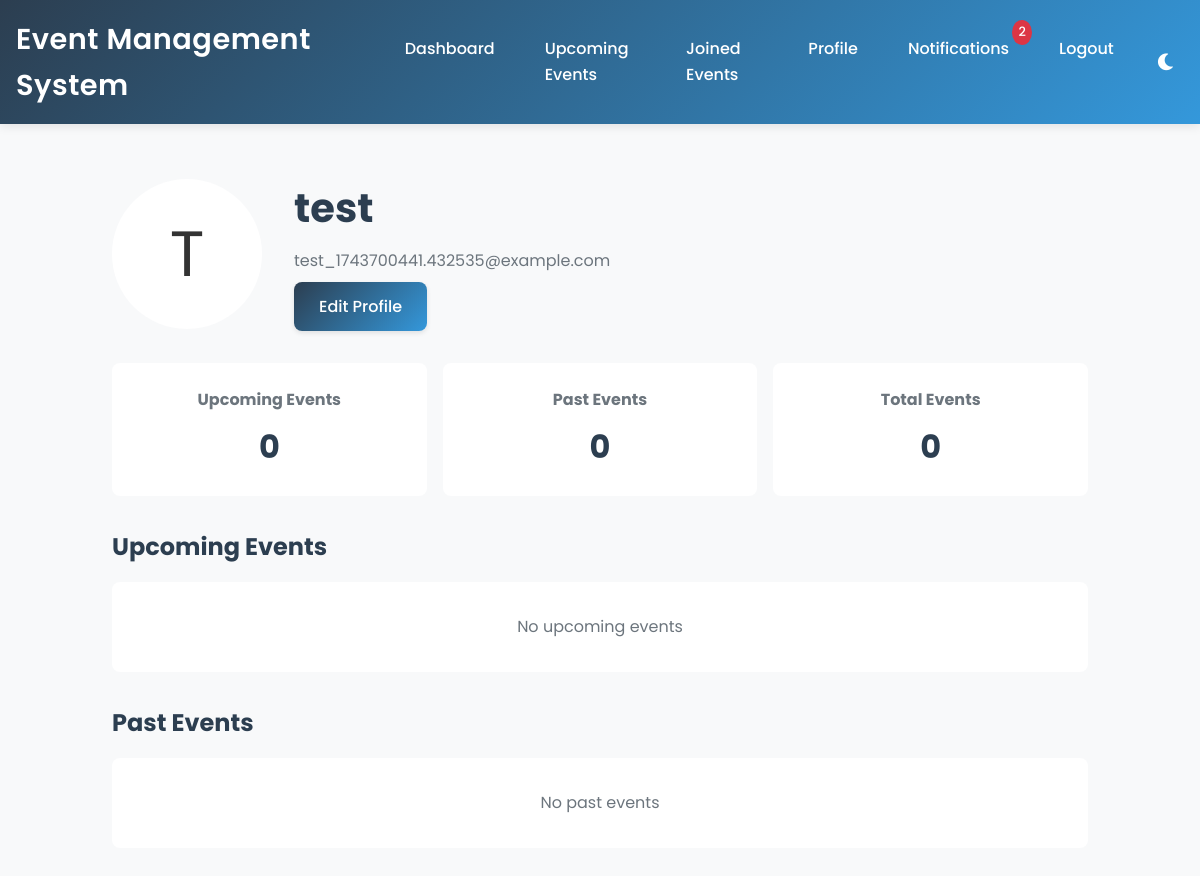
The app's page /profile (signed in) with its own data.
### app.py (models this page shows, shortened)
class User(UserMixin, db.Model):
    id = db.Column(db.Integer, primary_key=True)
    username = db.Column(db.String(80), unique=True, nullable=False)
    email = db.Column(db.String(120), unique=True, nullable=False)
    password_hash = db.Column(db.String(128))
    profile_picture = db.Column(db.String(255))
    bio = db.Column(db.Text)
    notifications = db.relationship('Notification', backref='user', lazy=True)
    last_seen = db.Column(db.DateTime, default=datetime.utcnow)
    events = db.relationship('Event', secondary='user_events', backref=db.backref('attendees', lazy='dynamic'))
    preferences = db.Column(db.Text)  # JSON string for user preferences
    def get_preferences(self):
        if self.preferences:
            return json.loads(self.preferences)
        return {}

### app.py (the view)
@app.route('/profile')
@login_required
def profile():
    user_events = current_user.events  # This is already a list, no need for .all()
    upcoming_events = [event for event in user_events if event.date > datetime.utcnow()]
    past_events = [event for event in user_events if event.date <= datetime.utcnow()]
    preferences = current_user.get_preferences()
    return render_template('profile.html',
        user=current_user,
        upcoming_events=upcoming_events,
        past_events=past_events,
        preferences=preferences,
        now=datetime.utcnow()
    )

### app.py (called while the page is built)
@login_manager.user_loader
def load_user(user_id):
    return User.query.get(int(user_id))

### templates/profile.html (shortened to what this page needs)
{% extends "base.html" %}
{% block content %}
<div class="profile-container">
    <div class="profile-header">
        <div class="profile-picture">
            {% if user.profile_picture %}
                <img src="{{ url_for('static', filename='profile_pictures/' + user.profile_picture) }}" alt="{{ user.username }}">
            {% else %}
                <div class="default-avatar">{{ user.username[0].upper() }}</div>
            {% endif %}
        </div>
        <div class="profile-info">
            <h1>{{ user.username }}</h1>
            <p class="email">{{ user.email }}</p>
            <a href="{{ url_for('edit_profile') }}" class="btn btn-primary">Edit Profile</a>
        </div>
    </div>
    <div class="profile-stats">
        <div class="stat-card">
            <h3>Upcoming Events</h3>
            <p class="stat-value">{{ upcoming_events|length }}</p>
        </div>
        <div class="stat-card">
            <h3>Past Events</h3>
            <p class="stat-value">{{ past_events|length }}</p>
        </div>
        <div class="stat-card">
            <h3>Total Events</h3>
            <p class="stat-value">{{ user.events|length }}</p>
        </div>
    </div>
    <div class="profile-sections">
        <div class="section">
            <h2>Upcoming Events</h2>
            {% if upcoming_events %}
                <div class="events-grid">
                    {% for event in upcoming_events %}
                        <div class="event-card">
                            <img src="{{ event.image_url }}" alt="{{ event.title }}">
                            <div class="event-info">
                                <h3>{{ event.title }}</h3>
                                <p class="date">{{ event.date.strftime('%B %d, %Y') }}</p>
                                <p class="venue">{{ event.venue }}</p>
                                <a href="{{ url_for('event_details', event_id=event.id) }}" class="btn btn-secondary">View Details</a>
                            </div>
                        </div>
                    {% endfor %}
                </div>
            {% else %}
                <p class="no-events">No upcoming events</p>
            {% endif %}
        </div>
        <div class="section">
            <h2>Past Events</h2>
            {% if past_events %}
                <div class="events-grid">
                    {% for event in past_events %}
                        <div class="event-card">
                            <img src="{{ event.image_url }}" alt="{{ event.title }}">
                            <div class="event-info">
                                <h3>{{ event.title }}</h3>
                                <p class="date">{{ event.date.strftime('%B %d, %Y') }}</p>
                                <p class="venue">{{ event.venue }}</p>
                                <a href="{{ url_for('event_details', event_id=event.id) }}" class="btn btn-secondary">View Details</a>
                            </div>
                        </div>
                    {% endfor %}
                </div>
            {% else %}
                <p class="no-events">No past events</p>
            {% endif %}
        </div>
    </div>
</div>
{% endblock %}

### templates/base.html (style rules this page uses)
:root { --bg-color: #f8f9fa; --text-color: #333; --card-bg: white; --header-bg: linear-gradient(135deg, #2c3e50, #3498db); --border-color: #e9ecef; --input-bg: white; --shadow-color: rgba(0, 0, 0, 0.1); --secondary-text: #6c757d; --heading-color: #2c3e50; }
* { margin: 0; padding: 0; box-sizing: border-box; }
body { font-family: 'Poppins', sans-serif; line-height: 1.6; background-color: var(--bg-color); color: var(--text-color); transition: background-color 0.3s, color 0.3s; }
.btn { display: inline-block; background: linear-gradient(135deg, #2c3e50, #3498db); color: white; padding: 12px 25px; border: none; border-radius: 8px; cursor: pointer; text-decoration: none; margin-right: 10px; font-weight: 500; transition: all 0.3s ease; box-shadow: 0 2px 5px var(--shadow-color); }

### templates/profile.html (style rules this page uses)
.profile-container { max-width: 1200px; margin: 0 auto; padding: 2rem; }
.profile-header { display: flex; align-items: center; gap: 2rem; margin-bottom: 2rem; }
.profile-picture { width: 150px; height: 150px; border-radius: 50%; overflow: hidden; background-color: var(--card-bg); display: flex; align-items: center; justify-content: center; }
.default-avatar { width: 100%; height: 100%; display: flex; align-items: center; justify-content: center; font-size: 4rem; color: var(--text-color); background-color: var(--primary-color); }
.profile-info { flex: 1; }
.profile-info h1 { margin: 0; font-size: 2.5rem; color: var(--heading-color); }
.profile-info .email { color: var(--secondary-text); margin: 0.5rem 0; }
.profile-stats { display: grid; grid-template-columns: repeat(auto-fit, minmax(200px, 1fr)); gap: 1rem; margin-bottom: 2rem; }
.stat-card { background-color: var(--card-bg); padding: 1.5rem; border-radius: 8px; text-align: center; }
.stat-card h3 { margin: 0; color: var(--secondary-text); font-size: 1rem; }
.stat-value { font-size: 2rem; font-weight: bold; color: var(--heading-color); margin: 0.5rem 0 0; }
.profile-sections { display: grid; gap: 2rem; }
.section h2 { color: var(--heading-color); margin-bottom: 1rem; }
.no-events { text-align: center; color: var(--secondary-text); padding: 2rem; background-color: var(--card-bg); border-radius: 8px; }

### records on screen
User: username "T", username "test", email "test_1743700441.432535@example.com"

### other values on screen
{{ upcoming_events|length }} "0"
{{ past_events|length }} "0"
{{ user.events|length }} "0"
